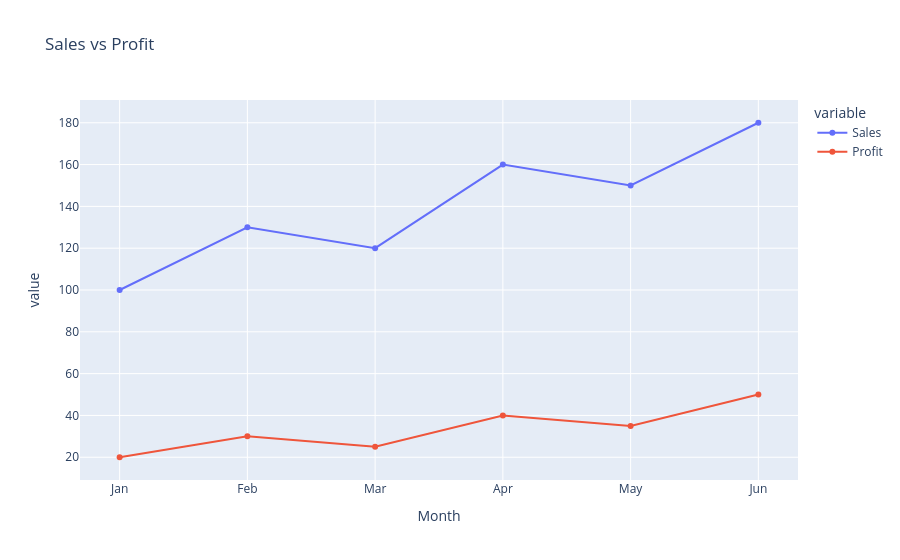

Source (notebook cell):
### Code cell
##Multiple Lines
fig=px.line(df5,x="Month",y=["Sales","Profit"],title="Sales vs Profit",markers=True)
fig.show()

### Figure 1 — Plotly figure (JSON) as saved in the notebook; plotly's stock layout.template omitted (floating-point values rounded to 4 significant figures)
{"data": [{"hovertemplate": "variable=Sales<br>Month=%{x}<br>value=%{y}<extra></extra>", "legendgroup": "Sales", "line": {"color": "#636efa", "dash": "solid"}, "marker": {"symbol": "circle"}, "mode": "lines+markers", "name": "Sales", "orientation": "v", "showlegend": true, "type": "scatter", "x": ["Jan", "Feb", "Mar", "Apr", "May", "Jun"], "xaxis": "x", "y": [100, 130, 120, 160, 150, 180], "yaxis": "y"}, {"hovertemplate": "variable=Profit<br>Month=%{x}<br>value=%{y}<extra></extra>", "legendgroup": "Profit", "line": {"color": "#EF553B", "dash": "solid"}, "marker": {"symbol": "circle"}, "mode": "lines+markers", "name": "Profit", "orientation": "v", "showlegend": true, "type": "scatter", "x": ["Jan", "Feb", "Mar", "Apr", "May", "Jun"], "xaxis": "x", "y": [20, 30, 25, 40, 35, 50], "yaxis": "y"}], "layout": {"legend": {"title": {"text": "variable"}, "tracegroupgap": 0}, "title": {"text": "Sales vs Profit"}, "xaxis": {"anchor": "y", "domain": [0, 1], "title": {"text": "Month"}}, "yaxis": {"anchor": "x", "domain": [0, 1], "title": {"text": "value"}}}}
